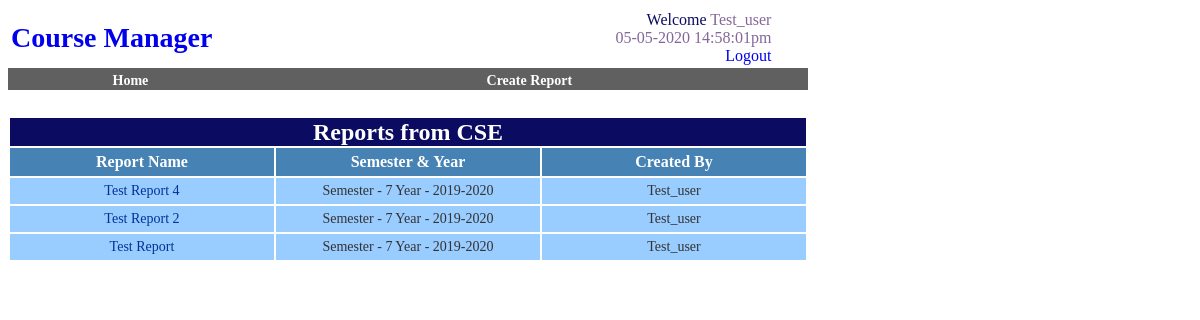
The app's page /welcome.php (signed in), older data.
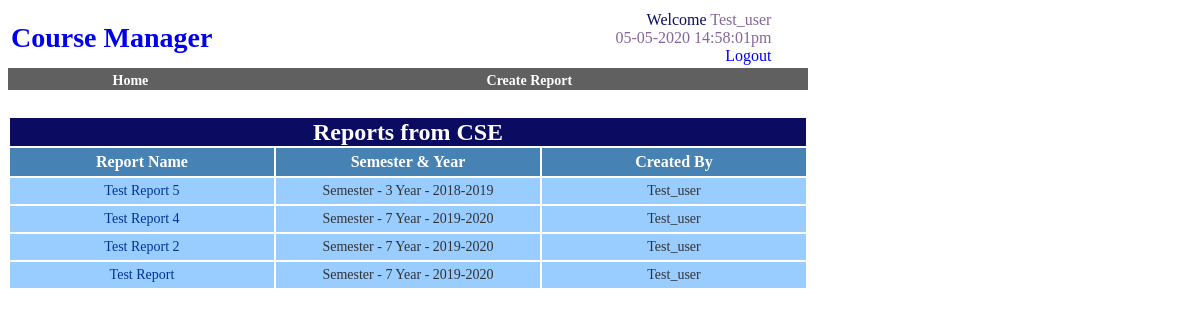
The same page, newer data.
### tables this page shows
CREATE TABLE `report` (
  `report_id` int(100) NOT NULL,
  `report_name` varchar(100) NOT NULL,
  `branch` varchar(30) NOT NULL,
  `course_code` varchar(100) NOT NULL,
  `course_name` varchar(100) NOT NULL,
  `semester` int(10) NOT NULL,
  `year` varchar(30) NOT NULL,
  `created_by` varchar(100) NOT NULL,
  `added_on` datetime NOT NULL,
  `nba` varchar(100) NOT NULL
);

### welcome.php (the view, shortened to what this page needs)
<?php
include('session.php');
include('header.inc.php');
if(isset($_SESSION['contact'])){
				$cookie = $_SESSION['contact'];
		$q = mysqli_query($db, "SELECT user_sys_id, user_name,branch FROM m_usertable where phone_no='".$cookie."'")or die("Something wrong:".mysqli_error($db));
					$result= mysqli_fetch_assoc($q);
					$branch=$result['branch'];
				}
?>
<!DOCTYPE HTML PUBLIC "-//W3C//DTD HTML 4.01//EN" "http://www.w3.org/TR/html4/strict.dtd">
<html>
<head>
<link href="style.css" rel="stylesheet" type="text/css">
</head>
<body>
<div class="page-holder">
	<div class="container">
	<table class="element3">
	<tr><td id="head2" colspan="3" rowspan="1">Reports from <?php echo ($branch); ?></td></tr><br/>
	<tr>
					<td class="mem">Report Name</td>
					<td class="mem">Semester & Year</td>
					<td class="mem">Created By</td>
	</tr>
				  <?php
					$ser = mysqli_query($db, "SELECT * FROM report where branch='".$branch."' order by added_on desc ");
					while ($get_ser = mysqli_fetch_assoc($ser)) {
						$title = $get_ser['report_name'];
						$owner = $get_ser['created_by'];
						$rid = $get_ser['report_id'];
						$sem = $get_ser['semester'];
						$year = $get_ser['year'];
						echo"
						<tr><div>
							<td class='mem1'><a href='ViewReport.php?rid=".$rid."&branch=".$branch."' class='a'>$title</a></td>
							<td class='mem1'>Semester - $sem  Year - $year</td>
							<td class='mem1'>$owner</td>
						</div></tr>
						";
					}
				?>
	</table>
</div>
</div>
</body>
</html>

Row changes from the older to the newer data that the page shows:
added report: report_name "Test Report 5", semester "3", year "2018-2019", created_by "Test_user"
